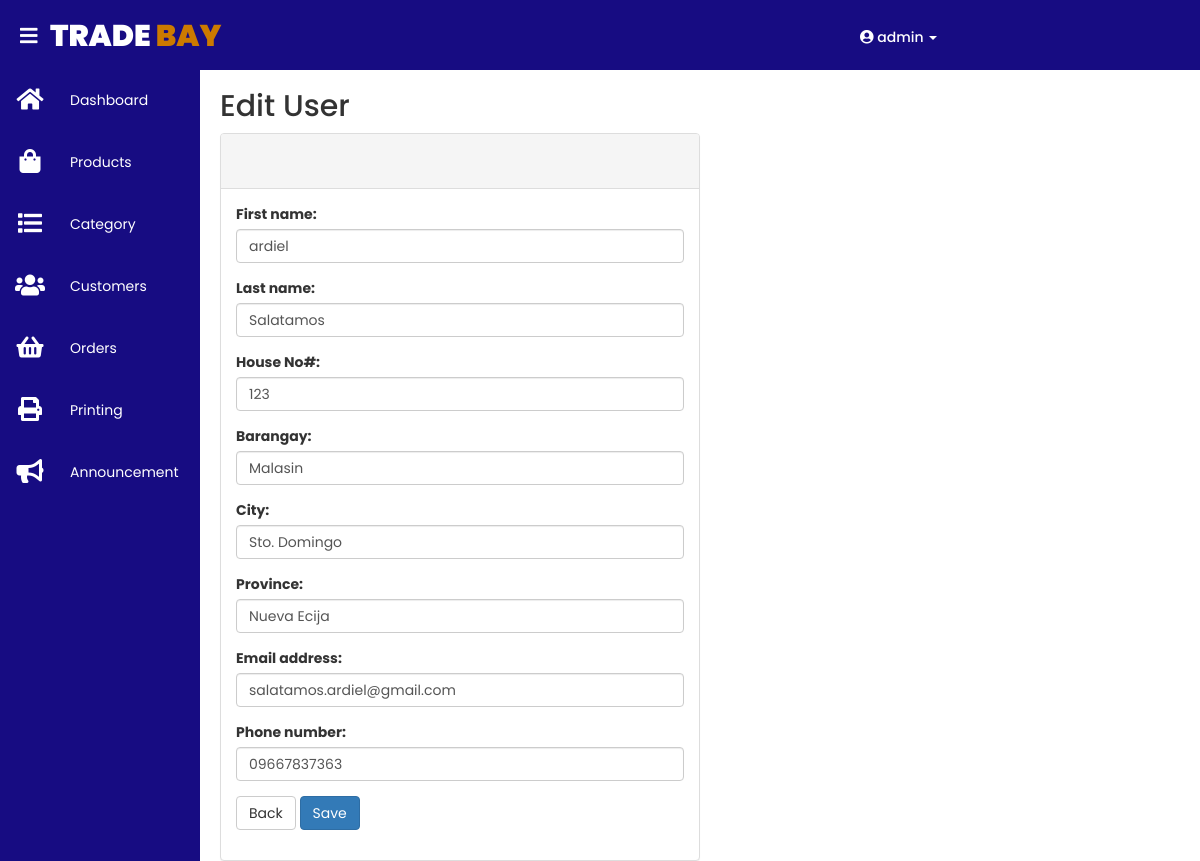
Page /admin/edit_customer.php?id=19 (signed in) on the committed database.
### tables this page shows
CREATE TABLE `customer_tbl` (
  `customer_id` int(10) NOT NULL,
  `customer_fname` varchar(25) NOT NULL,
  `customer_lname` varchar(25) NOT NULL,
  `house_no` int(10) NOT NULL,
  `barangay` varchar(25) NOT NULL,
  `city` varchar(25) NOT NULL,
  `province` varchar(25) NOT NULL,
  `customer_email` varchar(50) NOT NULL,
  `customer_phonenumber` varchar(15) NOT NULL,
  `date_created` timestamp NOT NULL DEFAULT current_timestamp() ON UPDATE current_timestamp(),
  `account_id` int(10) NOT NULL
);

### admin/edit_customer.php (the view, shortened to what this page needs)
<?php
	include('../include/dbconnection.php');
	include('../include/header.php');
	include('../include/navbar.php');
	$id = $_GET['id'];
	$query = "SELECT * FROM customer_tbl WHERE customer_id = '$id'";
	$result = mysqli_query($db,$query);
	$show_user = mysqli_fetch_assoc($result);
?>
	<div class="content">
		<div class="for_title">
			<h2>Edit User</h2>
		</div>
		<div class="my_content">
			<div class="panel panel-default" style="width: 50%;">
			  	<div class="panel-heading" style="height: 55px">
			  	</div>
			  	<div class="panel-body">
			  		<form  method="POST">
						<div class="form-group">
							<label for="fname">First name:</label>
							<input class="form-control" type="text" name="fname" value="<?php echo $show_user['customer_fname']; ?>">
						</div>
						<div class="form-group">
							<label for="lname">Last name:</label>
							<input class="form-control" type="text" name="lname" value="<?php echo $show_user['customer_lname']; ?>">
						</div>
						<div class="form-group">
							<label for="address">House No#:</label>
							<input class="form-control" type="text" name="house_no" value="<?php echo $show_user['house_no']; ?>">
						</div>
						<div class="form-group">
							<label for="address">Barangay:</label>
							<input class="form-control" type="text" name="brgy" value="<?php echo $show_user['barangay']; ?>">
						</div>
						<div class="form-group">
							<label for="address">City:</label>
							<input class="form-control" type="text" name="city" value="<?php echo $show_user['city']; ?>">
						</div>
						<div class="form-group">
							<label for="address">Province:</label>
							<input class="form-control" type="text" name="province" value="<?php echo $show_user['province']; ?>">
						</div>
						<div class="form-group">
							<label for="email">Email address:</label>
							<input class="form-control" type="text" name="email" value="<?php echo $show_user['customer_email']; ?>">
						</div>
						<div class="form-group">
							<label for="phone">Phone number:</label>
							<input class="form-control" type="text" name="phone" value="<?php echo $show_user['customer_phonenumber']; ?>">
						</div>
						<div class="form-group">
							<button type="submit" name="cancel_btn" class="btn btn-default">Back</button>
							<button type="submit" name="save_btn" class="btn btn-primary">Save</button>
						</div>
					</form>
			</div>
		</div>
	</div>

### style/my_style.css (style rules this page uses)
* { margin: 0; padding: 0; box-sizing: border-box; font-family: 'Poppins', sans-serif; font-size: 14px; }
body { min-height: 100vh; }
.content { padding: 20px; margin-top: 50px; margin-left: 200px; background-position: center; background-size: cover; height: 100vh; transition: 0.5s; }
.for_title, .my_content { left: 0; margin-top: 10px; width: 100%; }

### rows in the picture
customer_tbl: fname "ardiel", lname "Salatamos", house_no "123", brgy "Malasin", city "Sto. Domingo", province "Nueva Ecija", email "salatamos.ardiel@gmail.com", phone "09667837363"

### other values in the picture
$_SESSION['username'] "admin"
